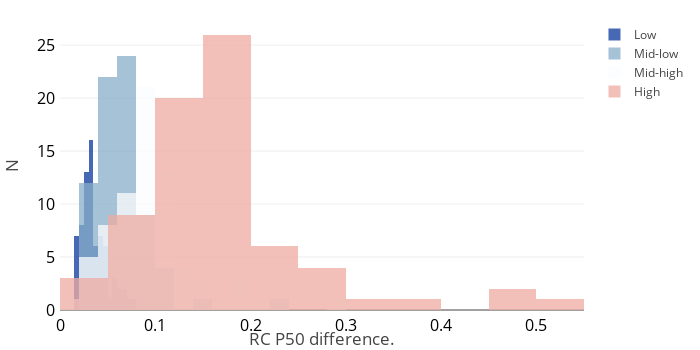

Notebook code cell kept with this figure:
### Code cell
data = []
Nombre = ['Low','Mid-low','Mid-high','High']
for m,c,t in zip(MatP50, coloresEF[::2],Nombre):
    trace= go.Histogram(
        x = m,
        opacity = 0.75,
        name = t,
        marker = dict(
            color = c,
        ),
    )
    data.append(trace)
layout = go.Layout(
    barmode='overlay',
    width = 700,
    height = 350,
    yaxis=dict(
            title='N',
            titlefont = dict(
                size = 17
            ),
            tickfont=dict(
                    size=16,
                    color='black'
                ),
        ),
        xaxis = dict(
            title = 'RC P50 difference.',
            titlefont = dict(
                size = 17
            ),
            tickfont=dict(
                    size=16,
                    color='black'
            ),),
        margin=dict(
            l=60,
            r=50,
            b=40,
            t=20,
            pad=4
        ),
    )
fig = go.Figure(data=data, layout=layout)
config={'showLink': False}
iplot(fig, config = config)
div = plot(fig, include_plotlyjs=False, output_type='div', config = config)
